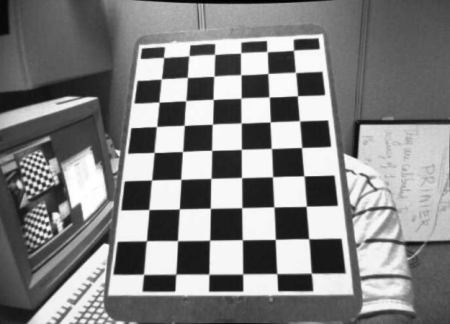
#> input picture Sin/Sin`s_ChessBoard_Test.jpg, 450 x 324 px; its folder holds only this picture in this run
$ jupyter execute 'Sin`s_ChessBoard_Test.ipynb'   (shell and % lines are left out)   (Python 2 division)
#> lines starting #> are read from the running program, lines starting #| are printed output that depends on the picture; after the words box and inside, x2 and y2 are one past the last pixel; in counts of white or black regions, pixels touching at a corner belong together
[cell 1]
import numpy as np
import cv2
import glob
from matplotlib import pyplot as plt

[cell 2]
# termination criteria
criteria = (cv2.TERM_CRITERIA_EPS + cv2.TERM_CRITERIA_MAX_ITER, 30, 0.001)

[cell 3]
# prepare object points, like (0,0,0), (1,0,0), (2,0,0) ....,(6,5,0)
objp = np.zeros((6*7,3), np.float32)
objp[:,:2] = np.mgrid[0:7,0:6].T.reshape(-1,2)

[cell 4]
# Arrays to store object points and image points from all the images.
objpoints = [] # 3d point in real world space
imgpoints = [] # 2d points in image plane.

[cell 5]
images = glob.glob('*.jpg')
print images

[cell 6]
for fname in images:
    img = cv2.imread(fname)
#> img is the input picture: shape (324, 450, 3); min 0, max 255, mean 130.5
    gray = cv2.cvtColor(img,cv2.COLOR_BGR2GRAY)

    # Find the chess board corners
    ret, corners = cv2.findChessboardCorners(gray, (7,6),None)
#> ret = True; corners = 42 rows, first 8: [146.6, 240.8], [148.9, 209.6], [151.6, 179.9], [154.1, 152.4], [156.6, 126.5], [159, 102.1], [161.4, 78.78], [177.5, 240.5]

    # If found, add object points, image points (after refining them)
    if ret == True:
        objpoints.append(objp)

        corners2 = cv2.cornerSubPix(gray,corners,(11,11),(-1,-1),criteria)
#> corners2 = 42 rows, first 8: [146.4, 240.8], [148.8, 209.5], [151.5, 180], [154.1, 152.5], [156.5, 126.5], [158.9, 102], [161.3, 78.8], [177.5, 240.7]
        imgpoints.append(corners2)

        # Draw and display the corners
        img = cv2.drawChessboardCorners(img, (7,6), corners2,ret)
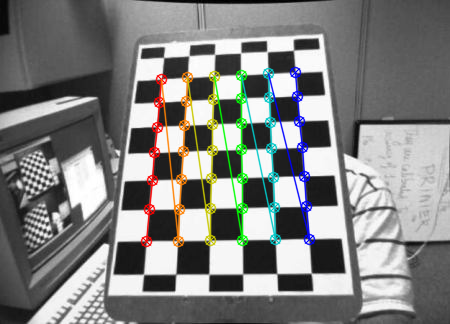
#> img: shape (324, 450, 3); 5.91% of pixels changed, all inside (x1, y1, x2, y2) = (140, 66, 316, 248)
        cv2.imshow('img',img)
        cv2.waitKey(500)

cv2.destroyAllWindows()


$ run again, on Sin/Sin`s_ChessBoard_Test_Success.jpg
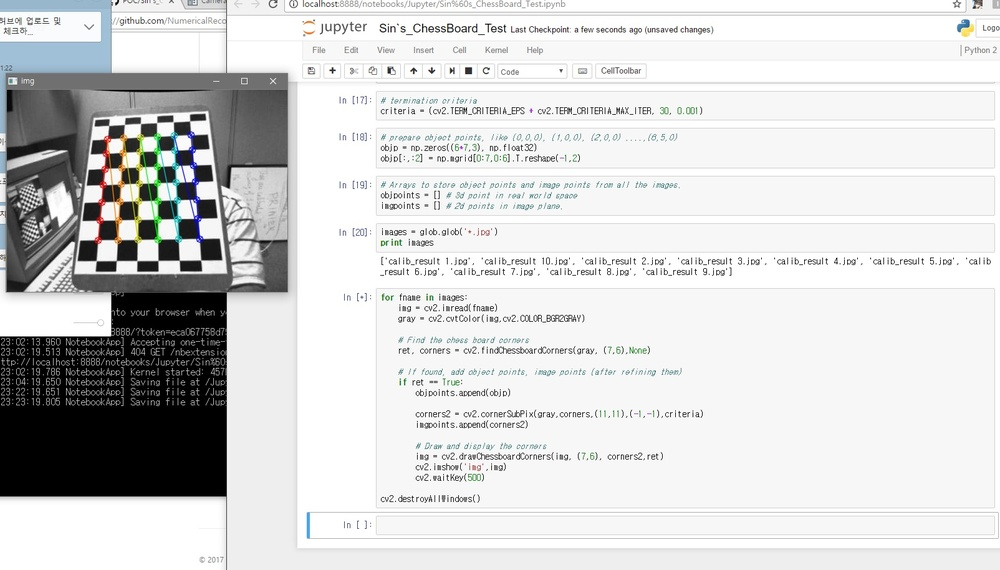
#> input picture Sin/Sin`s_ChessBoard_Test_Success.jpg, 1000 x 570 px, shrunk from 1604 x 914 before the run
#> img is the input picture: shape (570, 1000, 3); mean B, G, R 213.3, 213.4, 212.7
#> ret = True; corners = 42 rows, first 8: [98, 240.5], [99.5, 220.5], [102, 202.5], [102.5, 185.5], [105, 169], [106.5, 153.5], [108.5, 139], [117.5, 240]
#> corners2 = 42 rows, first 8: [97.63, 239.7], [99.57, 220.3], [101.7, 201.7], [103.5, 184.7], [105.4, 168.1], [106, 153.4], [107.2, 138.7], [117.4, 239.7]
#> `img = cv2.drawChessboardCorners(img, (7,6), corners2,ret)`:
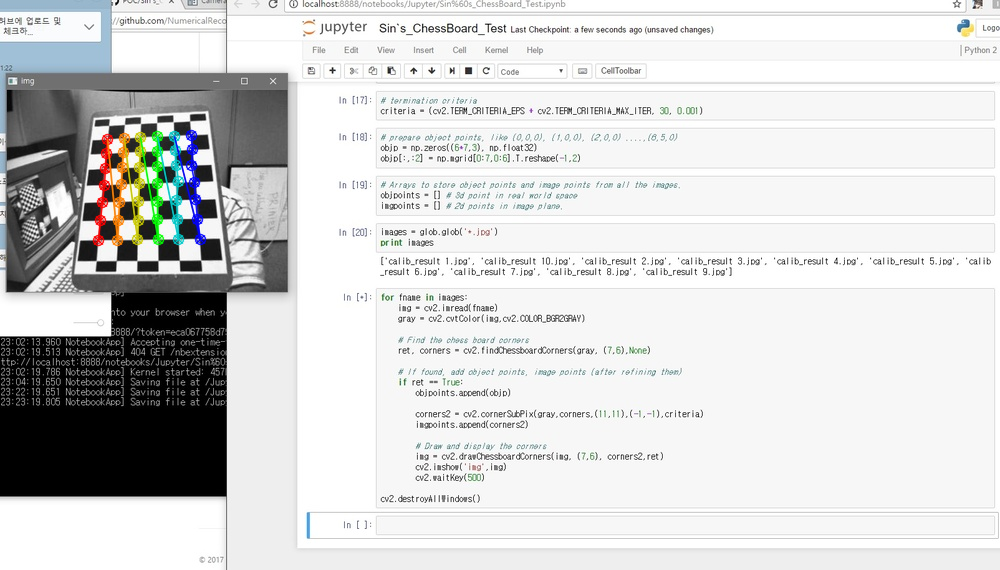
#> img: shape (570, 1000, 3); 1.12% of pixels changed, all inside (x1, y1, x2, y2) = (92, 129, 207, 247)
